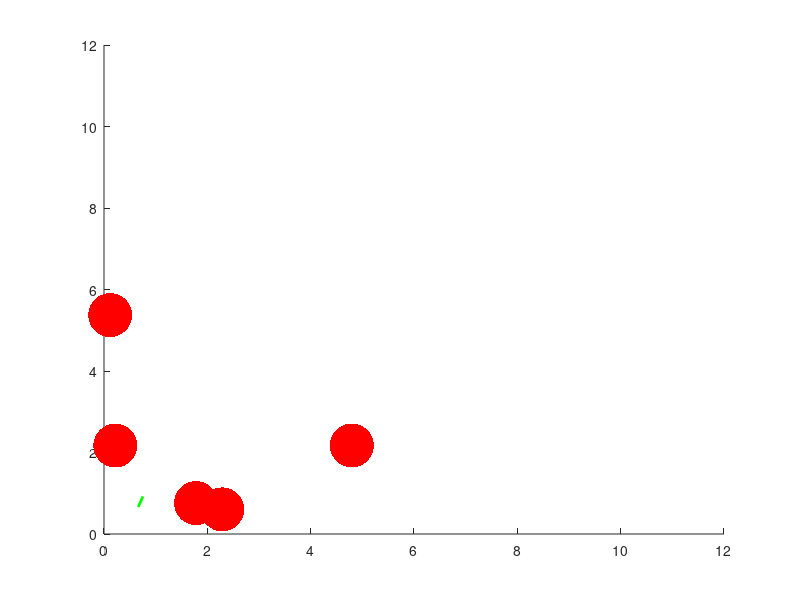

Write MATLAB code to recreate this figure. (Note: this script raises an error after producing the figure.)
start=rand(1);endp=[9 9 9];
Qo=0;L=0.5;D=0.5;m=0;t=0;
hold on;
r1=rand(1,3)*10;
r2=rand(1,3)*9;
r3=rand(1,3)*7;
r4=rand(1,3)*5;
r5=rand(1,3)*3;
R1=scatter3(r1(1),r1(2),r1(3),1000,'r','fill');
R2=scatter3(r2(1),r2(2),r2(3),1000,'r','fill');
R3=scatter3(r3(1),r3(2),r3(3),1000,'r','fill');
R4=scatter3(r4(1),r4(2),r4(3),1000,'r','fill');
R5=scatter3(r5(1),r5(2),r5(3),1000,'r','fill');
axis([0 12 0 12 0 12]);
whitebg('white');
pause(4);

cx=start;cy=start;cz=start;

while(cx<=endp(1) || cy<=endp(2))
  x=cx+(rand(1,100)*0.5);
  y=cy+(rand(1,100)*0.5);
  z=cz+(rand(1,100)*0.5);  
    if(t==5)
      delete(R1,R2,R3,R4,R5);
      
      
      r1=r1-rand(1,3)*0.5;
      r2=r2-rand(1,3)*0.5;
      r3=r3+rand(1,3)*0.5;
      r4=r4+rand(1,3)*0.5;
      r5=r5+rand(1,3)*0.5;
      R1=scatter3(r1(1),r1(2),r1(3),1000,'r','fill');
      R2=scatter3(r2(1),r2(2),r2(3),1000,'r','fill');
      R3=scatter3(r3(1),r3(2),r3(3),1000,'r','fill');
      R4=scatter3(r4(1),r4(2),r4(3),1000,'r','fill');
      R5=scatter3(r5(1),r5(2),r5(3),1000,'r','fill');
      
      pause(0.5);
      
      t=0;
    end
    
   t=t+1;
    

dr1x=abs((r1(1)-x));  dr1y=abs((r1(2)-y));  dr1z=abs((r1(3)-z));
dr2x=abs((r2(1)-x));  dr2y=abs((r2(2)-y));  dr2z=abs((r2(3)-z));
dr3x=abs((r3(1)-x));  dr3y=abs((r3(2)-y));  dr3z=abs((r3(3)-z));
dr4x=abs((r4(1)-x));  dr4y=abs((r4(2)-y));  dr4z=abs((r4(3)-z));
dr5x=abs((r5(1)-x));  dr5y=abs((r5(2)-y));  dr5z=abs((r5(3)-z));

R=dr1x+dr1y+dr1z+dr2x+dr2y+dr2z+dr3x+dr3y+dr3z+dr4x+dr4y+dr4z+dr5x+dr5y+dr5z;

dex=abs((endp(1)-x));    dey=abs((endp(2)-y));     dez=abs((endp(3)-z));
E=dex+dey+dez;

Qn=Qo+L*((-1*E)+(D*m)-Qo)+R;   
m=max(Qn);
h=find(Qn==m);

   if(dr1x(h)<1.5||dr2x(h)<1.5||dr3x(h)<1.5||dr4x(h)<1.5||dr5x(h)<1.5||dr1y(h)<1.5||dr2y(h)<1.5||dr3y(h)<1.5||dr4y(h)<1.5||dr5y(h)<1.5||dr1z(h)<1.5||dr2z(h)<1.5||dr3z(h)<1.5||dr4z(h)<1.5||dr5z(h)<1.5)
      Qn(h)=min(Qn);
      m=max(Qn);
      h=find(Qn==m);
   end
ni=x(h);nj=y(h);nk=z(h);

X=[ni cx];Y=[nj cy];Z=[nk cz];
plot3(X,Y,Z,'g','linewidth',2);
text(X,Y,Z,'');
grid on;
xlabel('x axis');
ylabel('y axis');
zlabel('z axis');
cx=ni; cy=nj; cz=nk;
printmat(Qn);
display(m);
Qo=Qn;


end
pause(0.5); 
legend('path',0);
hold off;


